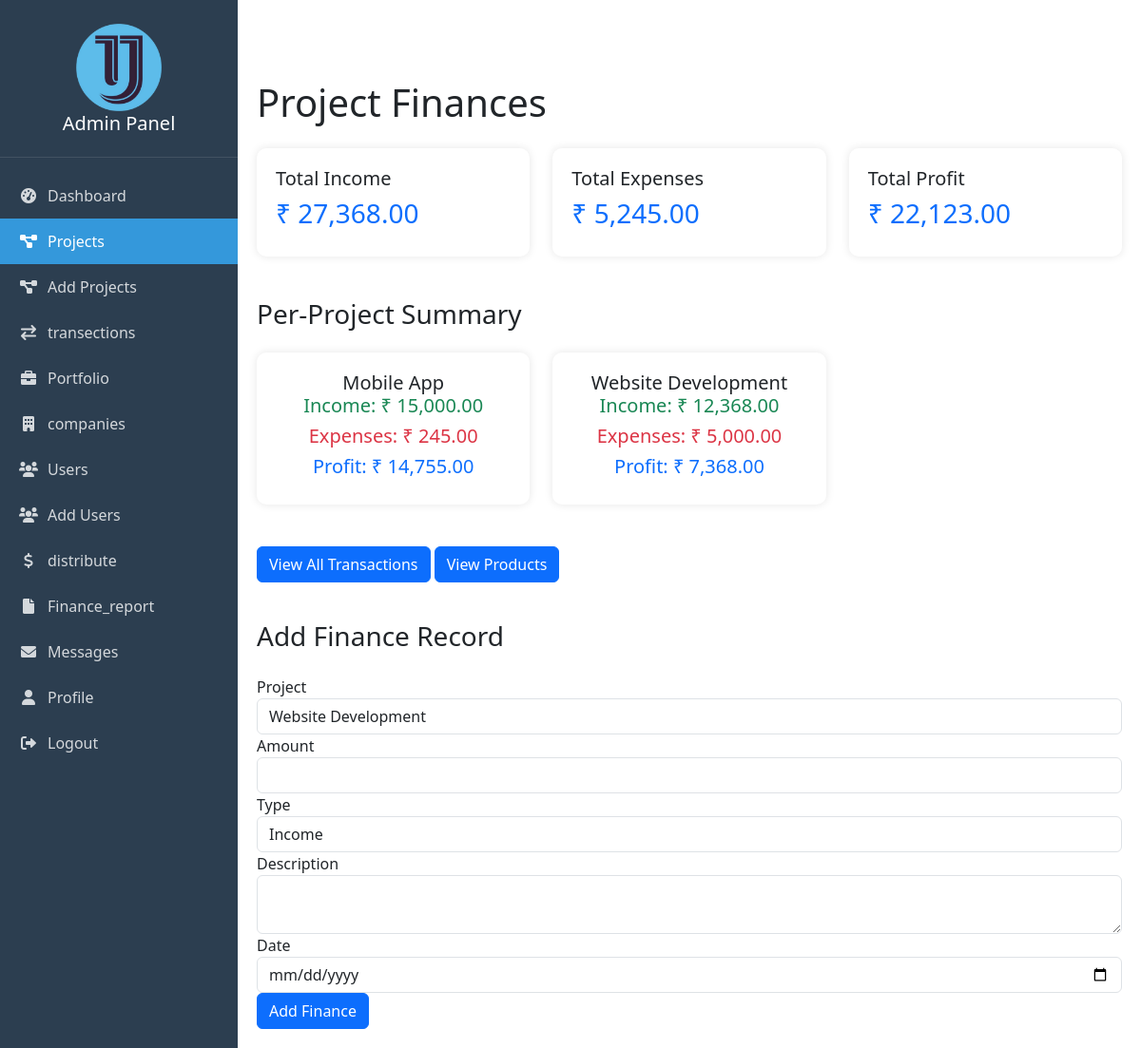
The app's page /admin1/project_finances.php (signed in), older data.
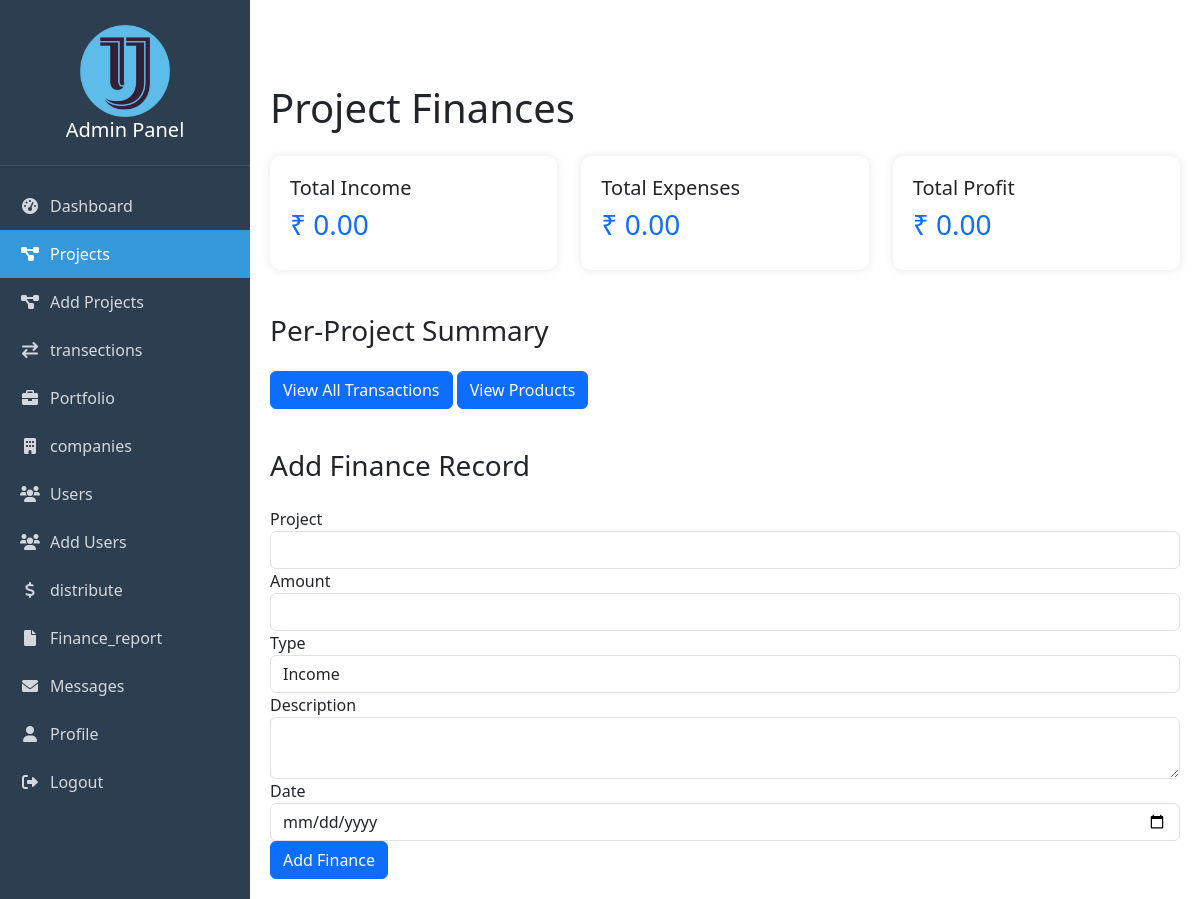
The same page, newer data.
### tables this page shows
CREATE TABLE `projects` (
  `project_id` int(11) NOT NULL,
  `name` varchar(255) NOT NULL,
  `description` text DEFAULT NULL,
  `start_date` date DEFAULT NULL,
  `end_date` date DEFAULT NULL,
  `created_at` timestamp NOT NULL DEFAULT current_timestamp(),
  `status` enum('pending','in_progress','completed') NOT NULL DEFAULT 'pending'
);

### admin1/project_finances.php (the view, shortened to what this page needs)
<?php
require_once 'auth_check.php';
$totalQuery = "
    SELECT
        SUM(CASE WHEN type = 'income' THEN amount ELSE 0 END) AS total_income,
        SUM(CASE WHEN type = 'expense' THEN amount ELSE 0 END) AS total_expense
    FROM project_finances";
$totalResult = mysqli_fetch_assoc(mysqli_query($conn, $totalQuery));
$totalIncome = $totalResult['total_income'] ?? 0;
$totalExpense = $totalResult['total_expense'] ?? 0;
$totalProfit = $totalIncome - $totalExpense;
$projectTotalsQuery = "
    SELECT p.project_id, p.name,
        SUM(CASE WHEN pf.type = 'income' THEN pf.amount ELSE 0 END) AS project_income,
        SUM(CASE WHEN pf.type = 'expense' THEN pf.amount ELSE 0 END) AS project_expense
    FROM projects p
    LEFT JOIN project_finances pf ON p.project_id = pf.project_id
    GROUP BY p.project_id, p.name
    ORDER BY p.name ASC";
$projectTotalsResult = mysqli_query($conn, $projectTotalsQuery);
$projectsQuery = "SELECT * FROM projects";
$projectsResult = mysqli_query($conn, $projectsQuery);
?>
<?php include 'nav.php'; ?>
<!DOCTYPE html>
<html lang="en">
<head>
</head>
<body>
    <div class="main-content">
        <h1 class="my-4">Project Finances</h1>
        <div class="row" data-aos="fade-up" data-aos-delay="200">
            <div class="col-md-4">
                <div class="finance-card">
                        <h5>Total Income</h5>
                        <h3 class="text-primary">₹ <?php echo number_format($totalIncome, 2); ?> </h3>
                </div>
            </div>
            <div class="col-md-4">
                <div class="finance-card">
                        <h5>Total Expenses</h5>
                        <h3 class="text-primary">₹ <?php echo number_format($totalExpense, 2); ?> </h3>
                </div>
            </div>
            <div class="col-md-4">
                <div class="finance-card">
                        <h5>Total Profit</h5>
                        <h3 class="text-primary">₹ <?php echo number_format($totalProfit, 2); ?> </h3>
                </div>
            </div>
        </div>
        <h3 class="my-4">Per-Project Summary</h3>
        <div class="row">
            <?php while ($project = mysqli_fetch_assoc($projectTotalsResult)) {
                $projectProfit = $project['project_income'] - $project['project_expense'];
            ?>
                <div class="col-md-4 mb-4">
                    <div class="finance-card">
                        <div class="stat-card text-center">
                            <h5 class="card-title"><?php echo $project['name']; ?></h5>
                            <h5 class="text-success">Income: ₹ <?php echo number_format($project['project_income'], 2); ?> </h5>
                            <h5 class="text-danger">Expenses: ₹ <?php echo number_format($project['project_expense'], 2); ?> </h5>
                            <h5 class="text-primary">Profit: ₹ <?php echo number_format($projectProfit, 2); ?> </h5>
                        </div>
                    </div>
                </div>
            <?php } ?>
        </div>
        <button type="button" class="btn btn-primary mb-3" data-toggle="modal" data-target="#transactionModal">
            View All Transactions
        </button>
        <a href="projects.php" class="btn btn-primary mb-3">View Products</a>
        <h3 class="my-4">Add Finance Record</h3>
        <form action="project_finances.php" method="POST">
            <div class="form-group">
                <label for="project_id">Project</label>
                <select class="form-control" name="project_id" id="project_id" required>
                    <?php
                    mysqli_data_seek($projectsResult, 0);
                    while ($project = mysqli_fetch_assoc($projectsResult)) { ?>
                        <option value="<?php echo $project['project_id']; ?>"><?php echo $project['name']; ?></option>
                    <?php } ?>
                </select>
            </div>
            <div class="form-group">
                <label for="amount">Amount</label>
                <input type="number" class="form-control" name="amount" id="amount" required>
            </div>
            <div class="form-group">
                <label for="type">Type</label>
                <select class="form-control" name="type" id="type" required>
                    <option value="income">Income</option>
                </select>
            </div>
            <div class="form-group">
                <label for="description">Description</label>
                <textarea class="form-control" name="description" id="description"></textarea>
            </div>
            <div class="form-group">
                <label for="finance_date">Date</label>
                <input type="date" class="form-control" name="finance_date" id="finance_date" required>
            </div>
            <button type="submit" class="btn btn-primary">Add Finance</button>
        </form>
</body>
</html>

Row changes from the older to the newer data that the page shows:
removed projects: name "Mobile App", project_income "15,000.00", project_expense "245.00", projectProfit "14,755.00"
removed projects: name "Website Development", project_income "12,368.00", project_expense "5,000.00", projectProfit "7,368.00"
Text that changed along with them:
$totalIncome: "27,368.00" → "0.00"
$totalExpense: "5,245.00" → "0.00"
$totalProfit: "22,123.00" → "0.00"
form field project_id: "Website Development" → (not shown)
